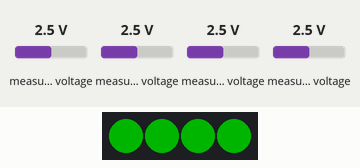
This sketch was run on a simulated Arduino Uno, built with avr-gcc and run on an emulated ATmega328P. Parts: 4 RGB LEDs in strip order, left to right. The test bench sets the inputs (shaded band); at power-on: measured voltage 2.5 V. Dim RGB values are drawn brighter than linear.

Above: at 1.2 s.
1.3 s: measured voltage (sensor 200) set to 4.9 V
At 2.2 s:
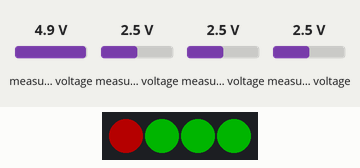
2.8 s: measured voltage (sensor 201) set to 4.9 V
At 3.3 s:
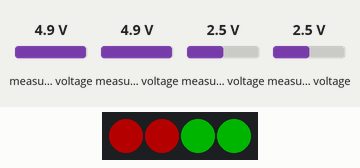
4.3 s: measured voltage (sensor 202) set to 4.9 V
At 5.5 s:
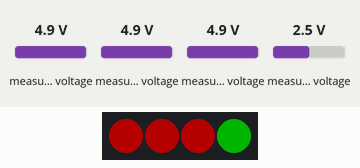
5.8 s: measured voltage (sensor 203) set to 4.9 V
At 6.8 s:
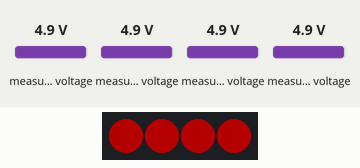
7.3 s: measured voltage (sensor 200) set to 0.1 V
At 7.9 s:
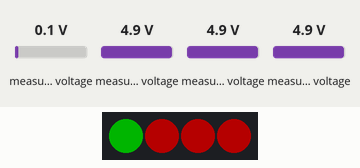
8.8 s: measured voltage (sensor 201) set to 0.1 V
At 9.1 s:
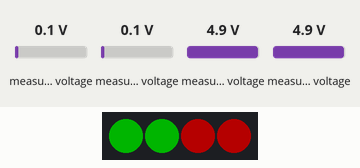
Timing chart, 0 to 11.3 s (numbered marks = the images above; inputs shaded):
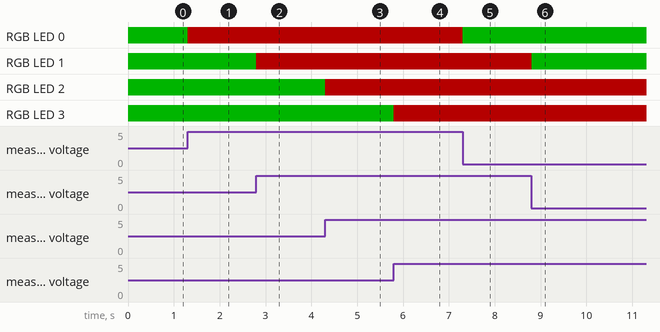

The sketch:

Press_test_withpolling.ino
```cpp
/*
Title:Press_test
Description:
when magnet is near the hall effect sensor it will be registered as a button press and so
conequently light up corresponding LED.
Author: Jerzy Aleksander Gorak
 */
#include <Adafruit_MCP3008.h>
#include <Adafruit_NeoPixel.h>

#define LED_IN 2
#define LED_COUNT 4

#define CS1 13

#define D1 0
#define D2 1
#define D3 2
#define D4 3

#define HE1 0
#define HE2 1
#define HE3 2
#define HE4 3

#define BOPEN 0
#define BCLOSED 1
#define BBOUNCE 2
#define BOUNCEDELAY 2


int pixelFormat = NEO_GRB + NEO_KHZ800;

Adafruit_NeoPixel *pixels;
Adafruit_MCP3008 adc;

struct button_t{
  int state; //state of the button
  int bCount; //bounce counter for a button
  int he_val; // read value from the hall effect sensor
  volatile bool ev; // signal for a button
  //note ; sensor is being treated like a regular button.
};
button_t b[4];

void initPollButton(button_t *b){
    b->state = BOPEN ;
    b->ev = false ;
    b->bCount = 0 ;
}

void pollButtonTask(button_t *b){
  if (b->bCount > 0) b->bCount -- ;
  switch (b->state)
  {
    case BOPEN:
        if (b->he_val<930) {
            b->state = BCLOSED ;
            b->ev = true ;
        }
        break ;

    case BCLOSED:
        if (!(b->he_val < 930)) {
            b->state = BBOUNCE ;
            b->bCount = BOUNCEDELAY ;
        }
        break;

    case BBOUNCE:
        if (b->he_val < 930) {
            b->state = BCLOSED ;
        }
        else if (b->bCount == 0) {
            b->state = BOPEN ;
        }
        break;
  }
    return;
}

void setup() {
  pixels = new Adafruit_NeoPixel(LED_COUNT, LED_IN, pixelFormat);
  pixels->begin();

  adc.begin(SCK,MOSI,MISO,CS1);
}

void loop() {

  for (int i = 0; i<4;i++){
    initPollButton(&b[i]);
  }
  for (int i = 0; i<4;i++){
    b[i].he_val = adc.readADC(i);
  }
  for (int i = 0; i<4;i++){
    pollButtonTask(&b[i]);
  }
  for (int i = 0; i<4;i++){
    if(b[i].ev)
    {
      pixels->setPixelColor(i, pixels->Color(0, 64, 0));
      pixels->show();
      }
    else{pixels->setPixelColor(i, pixels->Color(64, 0, 0));pixels->show();}
  }
}
```

Measured:
- after the input at 1.3 s, RGB LED 0: RGB(0, 64, 0) → RGB(64, 0, 0) at once
- after the input at 2.8 s, RGB LED 1: RGB(0, 64, 0) → RGB(64, 0, 0) at once
- after the input at 4.3 s, RGB LED 2: RGB(0, 64, 0) → RGB(64, 0, 0) at once
- after the input at 5.8 s, RGB LED 3: RGB(0, 64, 0) → RGB(64, 0, 0) at once
- after the input at 7.3 s, RGB LED 0: RGB(64, 0, 0) → RGB(0, 64, 0) at once
- after the input at 8.8 s, RGB LED 1: RGB(64, 0, 0) → RGB(0, 64, 0) at once
